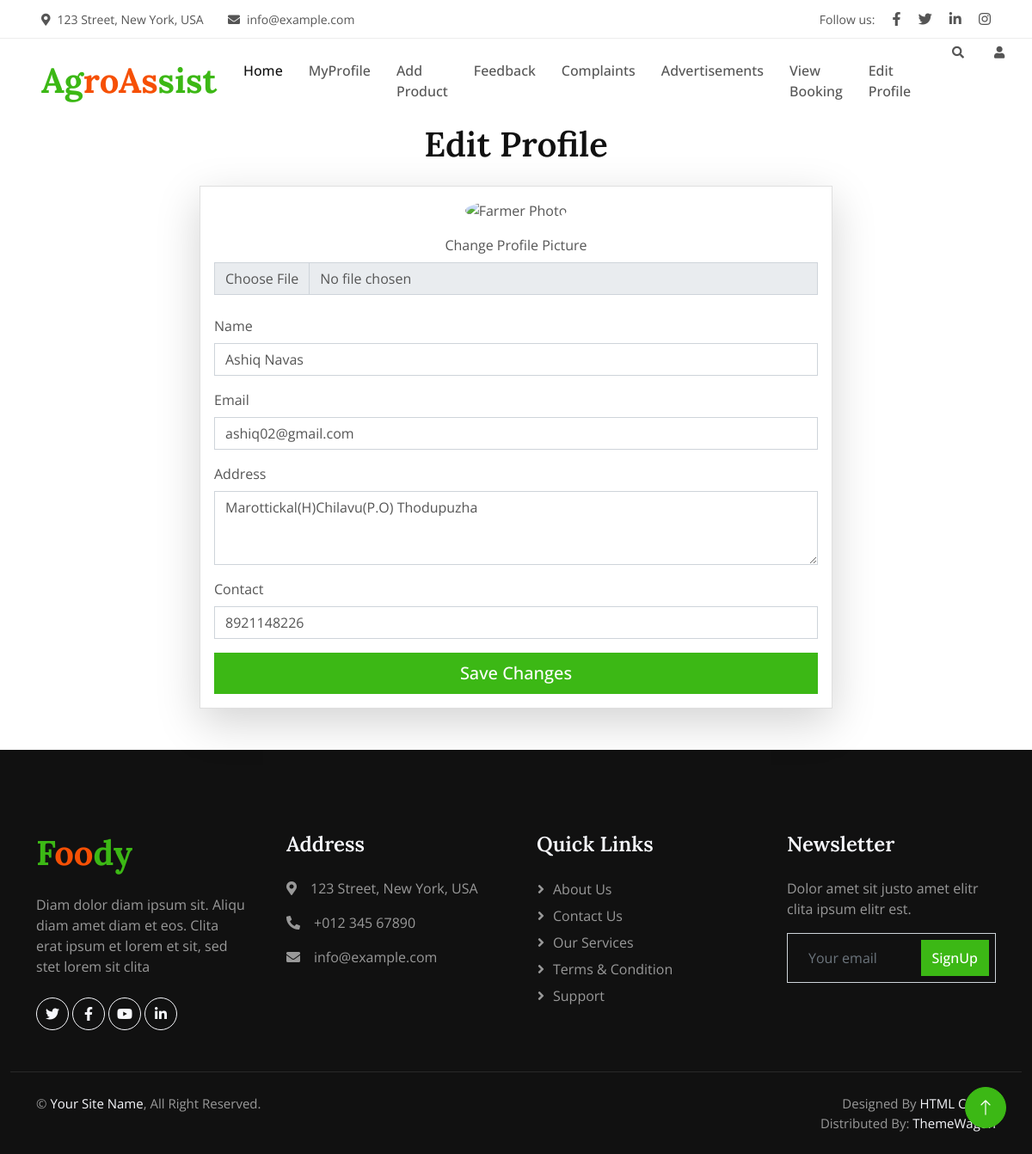
/Project/Farmer/Edit.php (signed in), run on the app's committed database.
### tables this page shows
CREATE TABLE `tbl_farmer` (
  `farmer_id` int(11) NOT NULL,
  `farmer_name` varchar(60) NOT NULL,
  `farmer_contact` varchar(60) NOT NULL,
  `farmer_email` varchar(60) NOT NULL,
  `farmer_address` varchar(60) NOT NULL,
  `place_id` int(11) NOT NULL,
  `farmer_photo` varchar(250) NOT NULL,
  `farmer_proof` varchar(250) NOT NULL,
  `farmer_status` int(11) NOT NULL DEFAULT 0,
  `farmer_password` varchar(60) NOT NULL,
  `farmer_squestion` varchar(200) NOT NULL,
  `farmer_answer` varchar(60) NOT NULL
);

### Project/Farmer/Edit.php (the view, shortened to what this page needs)
<?php
include("Head.php");
include("../Assets/Connection/Connection.php");
$selQry = "select * from tbl_farmer where farmer_id =".$_SESSION['fid'];
$result = $Con -> query($selQry);
$data = $result -> fetch_assoc();
?>
<!DOCTYPE html>
<html lang="en">
<head>
</head>
<body>
    <div class="container my-5">
        <h1 class="text-center mb-4">Edit Profile</h1>
        <div class="row justify-content-center">
            <div class="col-md-8">
                <div class="card shadow-lg">
                    <div class="card-body">
                        <div class="text-center mb-4">
                            <img src="../Assets/Files/UserDocs/image2.jpg" class="rounded-circle mb-3" alt="Farmer Photo" style="width: 150px; height: 150px; object-fit: cover;">
                            <div class="form-group">
                                <label for="profileImage" class="form-label">Change Profile Picture</label>
                                <input type="file" class="form-control" id="profileImage">
                            </div>
                        </div>
                        <form  method="POST">
                            <div class="mb-3">
                                <label for="name" class="form-label">Name</label>
                                <input type="text" class="form-control" id="name" name="txt_name" value="<?php echo $data['farmer_name']; ?>" required>
                            </div>
                            <div class="mb-3">
                                <label for="email" class="form-label">Email</label>
                                <input type="email" class="form-control" id="email" name="txt_email" value="<?php echo $data['farmer_email']; ?>" required>
                            </div>
                            <div class="mb-3">
                                <label for="address" class="form-label">Address</label>
                                <textarea class="form-control" id="address" name="txt_address" rows="3" required><?php echo $data['farmer_address']; ?></textarea>
                            </div>
                            <div class="mb-3">
                                <label for="contact" class="form-label">Contact</label>
                                <input type="tel" class="form-control" id="contact" name="txt_contact" value="<?php echo $data['farmer_contact']; ?>" required>
                            </div>
                            <div class="d-grid">
                                <button  name="btn_edit" type="submit" class="btn btn-primary btn-lg">Save Changes</button>
                            </div>
                        </form>
                    </div>
                </div>
            </div>
        </div>
    </div>
</body>
<?php
    include("Foot.php");
?>
</html>

### Project/Assets/Templates/User/Main/css/style.css (style rules this page uses)
:root { --primary: #3CB815; --secondary: #F65005; --light: #F7F8FC; --dark: #111111; }
.btn { font-weight: 500; transition: .5s; }
.btn.btn-primary, .btn.btn-secondary, .btn.btn-outline-primary:hover, .btn.btn-outline-secondary:hover { color: #FFFFFF; }

### data on the page
tbl_farmer: txt_name "Ashiq Navas", txt_email "ashiq02@gmail.com", txt_address "Marottickal(H)Chilavu(P.O) Thodupuzha", txt_contact "8921148226"
